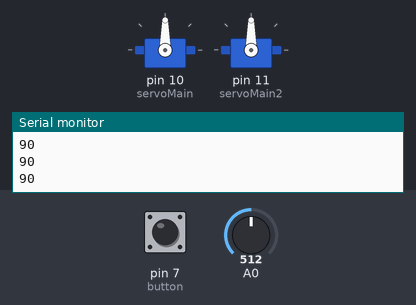
A sketch run on a simulated Arduino Uno, built with avr-gcc and run on an emulated ATmega328P. On the bench: 2 × servo, the last lines printed to the serial monitor. The inputs (shaded band) are chosen by the test bench; at power-on: A0 = 512, pin 7 (button) LOW.

Above: at 1.2 s.
1.3 s: A0 set to 716
At 2.0 s:
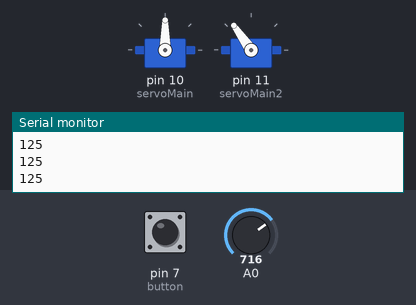
2.8 s: pin 7 (button) pulled HIGH for 0.15 s
At 3.2 s:
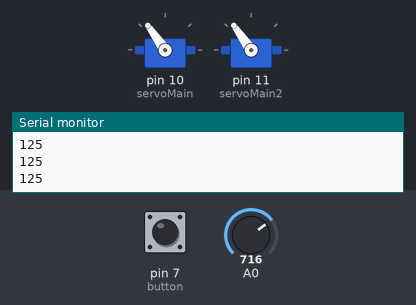
4.4 s: A0 set to 900
At 5.6 s:
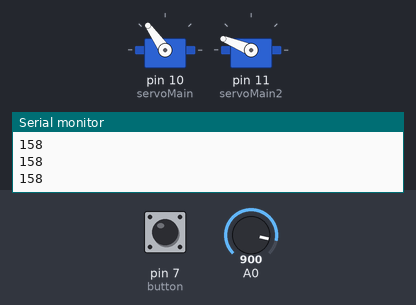
5.9 s: pin 7 (button) pulled HIGH for 1 s
At 6.7 s:
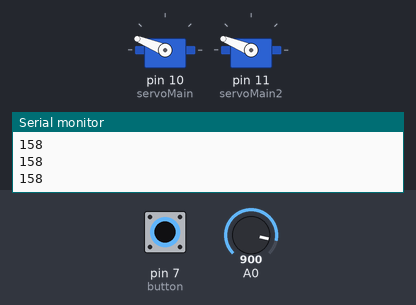
8.4 s: A0 set to 1023
At 9.6 s:
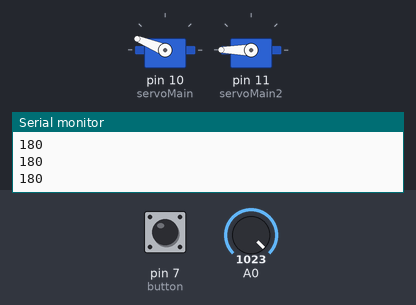
9.9 s: pin 7 (button) pulled HIGH for 0.15 s
At 10.8 s:
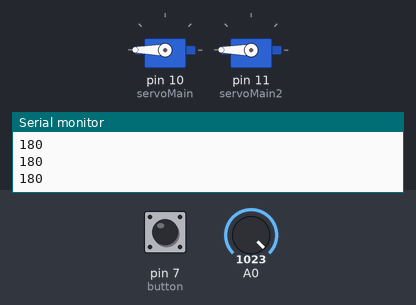
Timing chart, 0 to 12.5 s (numbered marks = the images above; inputs shaded):
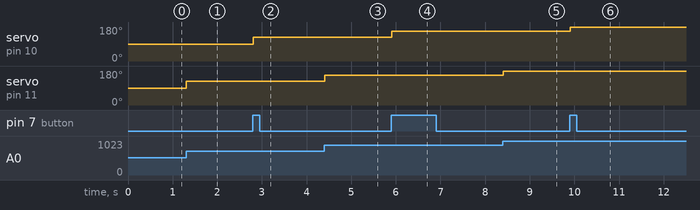

Measured:
- after the input at 1.3 s, servo on pin 11 (servoMain2): 90° → 125° at once
- after the input at 2.8 s, servo on pin 10 (servoMain): 90° → 125° at once
- after the input at 4.4 s, servo on pin 11 (servoMain2): 125° → 158° at once
- after the input at 5.9 s, servo on pin 10 (servoMain): 125° → 158° at once
- after the input at 8.4 s, servo on pin 11 (servoMain2): 158° → 180° at once
- after the input at 9.9 s, servo on pin 10 (servoMain): 158° → 180° at once

The sketch:

servo_rotating_with_pot.ino
```cpp
/*
Arduino Servo Test sketch
*/
#include <Servo.h>
Servo servoMain; // Define our Servo
Servo servoMain2; // Define our Servo

int button = 7;
int buttonState = 0;
int angularSpeed = 5;
int rotation = 0;


void setup()
{
   servoMain.attach(10); // servo on digital pin 10
   servoMain2.attach(11); // servo on digital pin 10
   pinMode(button, INPUT); //read button
   Serial.begin(9600);
}

void loop()
{
   if (digitalRead(button) == HIGH) {
   float sensorValue = analogRead(A0);
   rotation = sensorValue/1023*180;
   Serial.println(rotation);


   servoMain.write(rotation);  // Turn Servo Left to 45 degrees
   delay(10);          // Wait 1 second


   }
   else{
     float sensorValue = analogRead(A0);
   rotation = sensorValue/1023*180;
   Serial.println(rotation);


   servoMain2.write(rotation);  // Turn Servo Left to 45 degrees
   delay(10);          // Wait 1 second

   }


}
```
